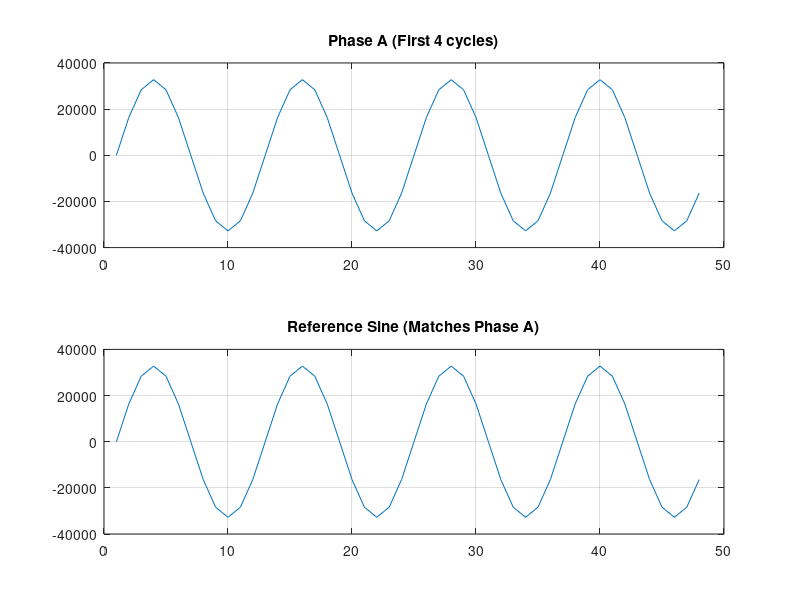

Reproduce this figure in MATLAB. (Note: this script raises an error after producing the figure.)
%{
%% Parameters
N = 1024;               % Total samples
bits = 18;              % 18-bit signed
max_val = 2^(bits-1)-1; % 131071 (Full scale)
n = 1;                  % Frequency multiplier for the ramp functions

% Time/Phase vectors
t = 0:N-1;
theta_3phase = (2*pi*t)/N;   % Full circle for 3-phase
theta_ramp = linspace(0, pi, N); % Linear ramp from 0 to pi

%% 1. Three-Phase Sinusoids (2pi/3 separation)
sig_A = max_val * sin(theta_3phase);
sig_B = max_val * sin(theta_3phase - 2*pi/3);
sig_C = max_val * sin(theta_3phase - 4*pi/3);

%% 2. Sine and Cosine of Ramping Theta (0 to pi)
% This calculates sin(n*theta) and cos(n*theta) directly
sig_sine_ramp = max_val * sin(n * theta_ramp);
sig_cos_ramp  = max_val * cos(n * theta_ramp);

%% 3. Quantization and Hex File Export
signals = {sig_A, sig_B, sig_C, sig_sine_ramp, sig_cos_ramp};
filenames = {'phase_a.hex', 'phase_b.hex', 'phase_c.hex', 'sine_ramp.hex', 'cosine_ramp.hex'};

for i = 1:length(signals)
    % Quantize to signed integers
    data = round(signals{i});
    
    % Clamp to avoid overflow
    data(data > max_val) = max_val;
    data(data < -2^(bits-1)) = -2^(bits-1);
    
    % Convert to 18-bit two's complement hex (5 hex digits)
    % mod(data, 2^18) handles the negative number mapping for hex conversion
    hex_vals = dec2hex(mod(data, 2^bits), 5);
    
    % Write to file
    fid = fopen(filenames{i}, 'w');
    for row = 1:N
        fprintf(fid, '%s\n', hex_vals(row, :));
    end
    fclose(fid);
end

fprintf('Generated 5 files: %s\n', strjoin(filenames, ', '));
%}



%{
%% Parameters
N = 1024;               
bits = 18;              
max_val = 2^(bits-1)-1; 

t = (0:N-1)';           % Time index (column vector)
fs = 1;                 % Normalized sampling frequency

%% 1. Three-Phase Sinusoids (Fixed Frequency)
f_fixed = 1/N;          % 1 cycle per buffer
theta_fixed = 2*pi * f_fixed * t;
sig_A = max_val * sin(theta_fixed);
sig_B = max_val * sin(theta_fixed - 2*pi/3);
sig_C = max_val * sin(theta_fixed - 4*pi/3);

%% 2. Sine and Cosine with Ramping Frequency (Chirp)
% To ramp frequency from f_start to f_end:
% phase(t) = 2*pi * (f_start*t + (k/2)*t^2) where k is the sweep rate
f_start = 0; 
f_end = 0.5; % This goes up to the Nyquist frequency (pi radians/sample)

% Quadratic phase formula for linear frequency ramp
theta_chirp = 2*pi * (f_start*t + ((f_end - f_start)/(2*N)) * t.^2);

sig_sine_ramp = max_val * sin(theta_chirp);
sig_cos_ramp  = max_val * cos(theta_chirp);

%% 3. Export to Hex (Same logic as before)
signals = {sig_A, sig_B, sig_C, sig_sine_ramp, sig_cos_ramp};
filenames = {'phase_a.hex', 'phase_b.hex', 'phase_c.hex', 'sine_ramp.hex', 'cosine_ramp.hex'};

for i = 1:length(signals)
    data = round(signals{i});
    data = max(min(data, max_val), -2^(bits-1)); % Clamp
    
    hex_vals = dec2hex(mod(data, 2^bits), 5);
    
    fid = fopen(filenames{i}, 'w');
    for row = 1:N
        fprintf(fid, '%s\n', hex_vals(row, :));
    end
    fclose(fid);
end

% Plotting for verification
subplot(2,1,1); plot(sig_A); title('3-Phase (Fixed Freq)');
subplot(2,1,2); plot(sig_sine_ramp); title('Chirp (Ramping Freq)');
%}


%{
%% Parameters TESTING THETA_PLL = THETA_GRID (y_out should be constant
% also y out should be 0 if it's q)
N = 1024;               
bits = 16;              
max_val = 2^(bits-1)-1; 

t = (0:N-1)';           % Time index (column vector)
fs = 1;                 % Normalized sampling frequency

%% 1. Three-Phase Sinusoids (Fixed Frequency)
f_fixed = 1/N;          % 1 cycle per buffer
theta_fixed = 2*pi * f_fixed * t;
sig_A = max_val * sin(theta_fixed);
sig_B = max_val * sin(theta_fixed - 2*pi/3);
sig_C = max_val * sin(theta_fixed - 4*pi/3);

%% 2. Sine and Cosine with Ramping Frequency (Chirp)
% To ramp frequency from f_start to f_end:
% phase(t) = 2*pi * (f_start*t + (k/2)*t^2) where k is the sweep rate
f_start = 0; 
f_end = 0.5; % This goes up to the Nyquist frequency (pi radians/sample)

% Quadratic phase formula for linear frequency ramp
theta_chirp = 2*pi * (f_start*t + ((f_end - f_start)/(2*N)) * t.^2);

sig_sine_ramp = max_val * sin(theta_fixed);
sig_cos_ramp  = max_val * cos(theta_fixed);

%% 3. Export to Hex (Same logic as before)
signals = {sig_A, sig_B, sig_C, sig_sine_ramp, sig_cos_ramp};
filenames = {'phase_a.hex', 'phase_b.hex', 'phase_c.hex', 'sine_ramp.hex', 'cosine_ramp.hex'};

for i = 1:length(signals)
    data = round(signals{i});
    data = max(min(data, max_val), -2^(bits-1)); % Clamp
    
    hex_vals = dec2hex(mod(data, 2^bits), 4);
    
    fid = fopen(filenames{i}, 'w');
    for row = 1:N
        fprintf(fid, '%s\n', hex_vals(row, :));
    end
    fclose(fid);
end

% Plotting for verification
subplot(2,1,1); plot(sig_A); title('3-Phase (Fixed Freq)');
subplot(2,1,2); plot(sig_sine_ramp); title('Chirp (Ramping Freq)');

%% EXPORT 2 
% signals = {sig_sine_ramp, sig_cos_ramp};
% filenames = {'sine_ramp.hex', 'cosine_ramp.hex'};
% 
% for i = 1:length(signals)
%     data = round(signals{i});
%     data = max(min(data, max_val), -2^(17)); % Clamp
% 
%     hex_vals = dec2hex(mod(data, 2^bits), 5);
% 
%     fid = fopen(filenames{i}, 'w');
%     for row = 1:N
%         fprintf(fid, '%s\n', hex_vals(row, :));
%     end
%     fclose(fid);
% end
% 
% subplot(2,1,2); plot(sig_sine_ramp); title('Chirp (Ramping Freq)');
%}

%% Parameters TESTING HOOKUP BETWEEN NCO AND DQZ (fcw = 60hz, Va_f = 60hz, Va_samp_rate = 720 Hz)
% q should be constantish, hopefully close to 0 if there is little phase
% offset between sampling and delay for nco or something
% Target: 60 Hz Grid Frequency sampled at 720 Hz
% Ratio: 60 / 720 = 1/12 (The wave repeats every 12 samples)

N = 512;               % Buffer size
bits = 16;              % 16-bit signed
max_val = 2^(bits-1)-1; % 32767

% Physical Parameters
fs = 720;               % Sampling rate (Hz)
f_grid = 60;            % Grid frequency (Hz)

% Time/Phase calculation
n = (0:N-1)';           % Sample index
% Phase increment per sample = 2*pi * (f_grid / fs)
theta_fixed = 2*pi * (f_grid / fs) * n; 

%% 1. Three-Phase Sinusoids (Fixed 60Hz)
% Note: These will repeat exactly every 12 samples.
sig_A = max_val * sin(theta_fixed);
sig_B = max_val * sin(theta_fixed - 2*pi/3);
sig_C = max_val * sin(theta_fixed - 4*pi/3);

%% 2. DQ Frame Reference (NCO Emulation)
% For the test to work (Output D=constant, Q=0), the NCO must 
% generate sine/cosine matching the input frequency exactly.
sig_sine_ref = max_val * sin(theta_fixed);
sig_cos_ref  = max_val * cos(theta_fixed);

%% 3. Export to Hex
% We output the Reference Sine/Cos into the 'ramp' files 
% so the testbench uses fixed frequency for everything.
signals = {sig_A, sig_B, sig_C, sig_sine_ref, sig_cos_ref};
filenames = {'phase_a.hex', 'phase_b.hex', 'phase_c.hex', 'sine_ramp.hex', 'cosine_ramp.hex'};

for i = 1:length(signals)
    data = round(signals{i});
    
    % Clamp logic to prevent overflow wrapping
    data = max(min(data, max_val), -2^(bits-1));
    
    % Convert to 16-bit hex (4 digits)
    hex_vals = dec2hex(mod(data, 2^bits), 4);
    
    fid = fopen(filenames{i}, 'w');
    for row = 1:N
        fprintf(fid, '%s\n', hex_vals(row, :));
    end
    fclose(fid);
end

fprintf('Files generated. Signal is 60Hz sampled at 720Hz (12 samples/cycle).\n');

%% 4. Calculate Verilog FCW for you
% The NCO accumulator is 32-bit.
% It needs to overflow at the same rate the phase advances.
% Phase step per sample = 1/12 of a circle.
fcw_val = (2^32) * (f_grid / fs);
fprintf('Verilog FCW (theta) should be set to: %10.0f\n', fcw_val);

% Plotting for verification
figure;
subplot(2,1,1); 
plot(sig_A(1:48)); % Plot just 4 cycles (48 samples)
title('Phase A (First 4 cycles)');
grid on;

subplot(2,1,2); 
plot(sig_sine_ref(1:48)); 
title('Reference Sine (Matches Phase A)');
grid on;







%{
Now we wanna do some step up step down stuff 
%}


%{
Now we wanna do some ramp up ramp down stuff 
%}


%{
Now we wanna simulate what the frequency actually looks like in a grid
*as it responds to a disturbance. 

1. The grid frequency oscillates around the nominal freq of 60 Hz
2. When a disturbance happens, first the inertial/primary response is observed
meaning that the frequency drops fairly rapidly (we can just assume
linearly for now)
This drop will at max fall to only about 1 hz below the normal frequency
the pit of this drop is called the nadir, and occurs at around 5 seconds
after the incident
3. Following the inertial response is the primary response, which lasts 
around 20 seconds
During the primary response, the frequency curves back upwards, not to 
the full nominal frequency, but about half way up from the nadir. 
The primary response is not linear, but we can model it as a ramp up to a
flat plane after about halfway through the primary response, so at about 10
seconds through. Meaning it reaches this plane at about halfway through the
primary response




4. Finally the secondary response, which lasts several minutes, which could
be modeled similarly to the primary, but on the order of minutes. We are
not going to model the secondary response however, as it is too slow for 
modelsim, and would take too long to run. 

%}

%% 5. Frequency Step Simulation
% Jump from 60Hz to 58Hz at N/150
clear;
N = 3001;               % Buffer size
bits = 16;              % 16-bit signed
max_val = 2^(bits-1)-1; % 32767

% Physical Parameters
fs = 720;               % Sampling rate (Hz)
f_grid = 60;            % Grid frequency (Hz)

% Time/Phase calculation
n = (0:N-1)';           % Sample index
% Phase increment per sample = 2*pi * (f_grid / fs)
theta_fixed = 2*pi * (f_grid / fs) * n; 
f_step = ones(N, 1) * 60;
f_step(N/150:end) = 59.5; 
phase_step = zeros(N, 1);
for n = 2:N
    phase_step(n) = phase_step(n-1) + 2*pi * (f_step(n)/fs);
end
sig_A_step = max_val * sin(phase_step);

%% 6. Frequency Ramp Simulation
% Linear ramp from 60Hz to 62Hz over the whole buffer
f_ramp = linspace(60, 62, N)';
phase_ramp = zeros(N, 1);
for n = 2:N
    phase_ramp(n) = phase_ramp(n-1) + 2*pi * (f_ramp(n)/fs);
end
sig_A_ramp = max_val * sin(phase_ramp);

%% 7. Grid Disturbance Simulation (Frequency Event)
% Model: 60Hz -> Nadir (59Hz) -> Settling (59.5Hz)
% Note: Your N=1024 at 720Hz is only ~1.4 seconds of data.
% To see a 20s response, you'd need N=14,400. 
% I will scale the timing down so the event fits in your N=1024 buffer.

clear;
N = 2048;               % Buffer size
bits = 16;              % 16-bit signed
max_val = 2^(bits-1)-1; % 32767

% Physical Parameters
fs = 720;               % Sampling rate (Hz)
f_grid = 60;            % Grid frequency (Hz)

% Time/Phase calculation
n = (0:N-1)';           % Sample index

t = (0:N-1)'/fs; 
f_grid_sim = ones(N, 1) * 60;

% Scaling the 20s event to fit in ~1.4s for ModelSim visibility
idx_start = round(0.1 * N);
idx_nadir = round(0.2 * N);
idx_settle = round(0.8 * N);

% 1. Inertial Drop (60 -> 59 Hz)
f_grid_sim(idx_start:idx_nadir) = linspace(60, 59, idx_nadir - idx_start + 1);
% 2. Primary Response (59 -> 59.5 Hz)
f_grid_sim(idx_nadir:idx_settle) = linspace(59.5, 59.75, idx_settle - idx_nadir + 1);
% 3. Post-Disturbance Plane
f_grid_sim(idx_settle:end) = 59.75;

phase_grid = zeros(N, 1);
for n = 2:N
    phase_grid(n) = phase_grid(n-1) + 2*pi * (f_grid_sim(n)/fs);
end
sig_A_grid = max_val * sin(phase_grid);

%% 8. Export Dynamic Files
% Let's export the Grid Disturbance signals specifically
dyn_signals = {sig_A_step, max_val*sin(phase_step - 2*pi/3), max_val*sin(phase_step - 4*pi/3)};
dyn_filenames = {'grid_a.hex', 'grid_b.hex', 'grid_c.hex'};

for i = 1:length(dyn_signals)
    data = round(dyn_signals{i});
    data = max(min(data, max_val), -2^(bits-1));
    hex_vals = dec2hex(mod(data, 2^bits), 4);
    fid = fopen(dyn_filenames{i}, 'w');
    for row = 1:N
        fprintf(fid, '%s\n', hex_vals(row, :));
    end
    fclose(fid);
end

%% Plotting Dynamic Responses
figure;
subplot(3,1,1);
plot(t, f_grid_sim);
title('Frequency Profile (Hz) - Grid Disturbance');
ylabel('Hz'); grid on;

subplot(3,1,2);
plot(t, sig_A_grid);
title('Resulting Phase A Signal');
grid on;

subplot(3,1,3);
% Plotting the 'beat' or phase error against a fixed 60Hz ref to see the shift
plot(t, sig_A_grid - sig_A); 
title('Phase Deviation from Nominal 60Hz');
xlabel('Time (s)'); grid on;

fprintf('Dynamic hex files (grid_a,b,c.hex) generated.\n');

%% 9. Export Frequency Reference
% We need to convert the frequency profile (Hz) into the 32-bit FCW 
% that the Verilog NCO expects to see.
% Formula: FCW = (f_sim / f_clk) * 2^32
% Note: Use your system clock (25MHz), not the sample rate.
f_system_clk = 720; 
fcw_ref = (f_grid_sim ./ f_system_clk) .* (2^32);

fid = fopen('freq_ref.hex', 'w');
for row = 1:N
    % Convert to 32-bit hex
    val = round(fcw_ref(row));
    hex_val = dec2hex(val, 8); % 8 digits for 32-bit
    fprintf(fid, '%s\n', hex_val);
end
fclose(fid);
fprintf('freq_ref.hex generated for unit-matching verification.\n');


%% 10. Hardware Verification Plot (with Smoothing)
% Load the hardware data
t = (0:N-1)'/fs; 
fid = fopen('IPLL_B0_58235_STEP.txt', 'r');
fid2 = fopen('MATH_IPLL_J_0125_I_04.txt', 'r');
% Seems like J does nothing
if (fid ~= -1) && (fid2 ~= -1)
    hw_hex = textscan(fid, '%s');
    fclose(fid);

    hw_hex2 = textscan(fid2, '%s');
    fclose(fid2);
    
    % Convert Hex strings to Decimal
    hw_fcw = uint32(hex2dec(hw_hex{1}));
    hw_fcw2 = uint32(hex2dec(hw_hex2{1}));

    % Convert FCW back to Hz for the plot
    % Note: Use the frequency the NCO thinks it is clocked at (720 Hz)
    f_hw_raw = (double(hw_fcw) * 720) / (2^32);
    f_hw_raw2 = (double(hw_fcw2) * 720) / (2^32);

    % --- SMOOTHING LOGIC ---
    % Average over 12 samples (one full 60Hz cycle at 720Hz sampling)
    window_size = 12; 
    f_hw = movmean(f_hw_raw, window_size);
    f_hw2 = movmean(f_hw_raw2, window_size);
    % -----------------------

    % Determine the shortest length to avoid "index out of bounds"
    len_to_plot = min([length(t), length(f_hw), length(f_hw2), 400]);
    
    figure;
    subplot(2,1,1);
    
    % Use the shortest available data length
    len = min([length(t), length(f_hw), length(f_hw2), 900]);
    
    % Plot the lines
    plot(t(1:len), f_step(1:len), 'k--', 'LineWidth', 1.5); hold on;
    plot(t(1:len), f_hw(1:len), 'r', 'LineWidth', 1.2);
    plot(t(1:len), f_hw2(1:len), 'g', 'LineWidth', 1.2);
    
    % --- AXIS TUNING ---
    % Set Y-Axis to 0.1 Hz increments
    % We'll zoom from 58.5 to 60.5 to see the disturbance clearly
    y_min = 58; y_max = 60;
    ylim([y_min y_max]);
    set(gca, 'YTick', y_min:0.1:y_max); 
    
    % Set X-Axis to 5 second increments
    % Note: If your simulation is only 1.4s long, this might only show 0 and 5.
    % If you want finer detail for a short sim, change 5 to 0.2 or 0.5.
    x_max = t(len);
    set(gca, 'XTick', 0:5:x_max); 
    
    title('IPLL Frequency Tracking Comparison');
    legend('Reference', 'B0 58235', 'Math IPLL', 'J -60000');
    ylabel('Frequency (Hz)'); 
    grid on;
    grid minor; % Adds smaller lines for better visibility
    
    % Calculate Error
    subplot(2,1,2);
    error = f_grid_sim(1:len) - f_hw(1:len);
    plot(t(1:len), error, 'b');
    
    % Apply same X-axis scaling to the error plot
    set(gca, 'XTick', 0:5:x_max);
    ylim([-0.5 0.5]); % Zoom in on error
    set(gca, 'YTick', -0.5:0.1:0.5);
    
    title('Tracking Error (Hz)');
    ylabel('Error (Hz)'); xlabel('Time (s)');
    grid on;
else
    disp('Hardware output file not found. Run the simulation first.');
end

%% 10. Hardware Verification Plot (with Smoothing)
% Load the hardware data
t = (0:N-1)'/fs; 
fid = fopen('MATH_IPLL_J_0125_I_04.txt', 'r');

if (fid ~= -1)
    hw_hex = textscan(fid, '%s');
    fclose(fid);

    
    % Convert Hex strings to Decimal
    hw_fcw = uint32(hex2dec(hw_hex{1}));


    % Convert FCW back to Hz for the plot
    % Note: Use the frequency the NCO thinks it is clocked at (720 Hz)
    f_hw_raw = (double(hw_fcw) * 720) / (2^32);

    % --- SMOOTHING LOGIC ---
    % Average over 12 samples (one full 60Hz cycle at 720Hz sampling)
    window_size = 12; 
    f_hw = movmean(f_hw_raw, window_size);
    % -----------------------

    % Determine the shortest length to avoid "index out of bounds"
    len_to_plot = min([length(t), length(f_hw), 900]);
    
    figure;
    subplot(2,1,1);
    
    % Use the shortest available data length
    len = min([length(t), length(f_hw), 900]);
    
    % Plot the lines
    plot(t(1:len), f_step(1:len), 'k--', 'LineWidth', 1.5); hold on;
    plot(t(1:len), f_hw(1:len), 'r', 'LineWidth', 1.2);

    % --- AXIS TUNING ---
    % Set Y-Axis to 0.1 Hz increments
    % We'll zoom from 58.5 to 60.5 to see the disturbance clearly
    y_min = 59.5; y_max = 60;
    ylim([y_min y_max]);
    set(gca, 'YTick', y_min:0.1:y_max); 
    
    % Set X-Axis to 5 second increments
    % Note: If your simulation is only 1.4s long, this might only show 0 and 5.
    % If you want finer detail for a short sim, change 5 to 0.2 or 0.5.
    x_max = t(len);
    set(gca, 'XTick', 0:5:x_max); 
    
    title('IPLL Frequency Tracking Comparison');
    legend('Reference', 'Normal Type 1 SRF PLL');
    ylabel('Frequency (Hz)'); 
    grid on;
    grid minor; % Adds smaller lines for better visibility
    
    % Calculate Error
    subplot(2,1,2);
    error = f_grid_sim(1:len) - f_hw(1:len);
    plot(t(1:len), error, 'b');
    
    % Apply same X-axis scaling to the error plot
    set(gca, 'XTick', 0:5:x_max);
    ylim([-0.5 0.5]); % Zoom in on error
    set(gca, 'YTick', -0.5:0.1:0.5);
    
    title('Tracking Error (Hz)');
    ylabel('Error (Hz)'); xlabel('Time (s)');
    grid on;
else
    disp('Hardware output file not found. Run the simulation first.');
end


%% 10. Hardware Verification Plot (9 Files with Smoothing)

% 1. Define your file list and corresponding Legend labels
filenames = {
    'f_out_hardware_J_00.txt', ...
    'f_out_hardware_J_FULLPOS_60000.txt', ...
    'f_out_hardware_J_FULLPOS_30000.txt', ...
    'f_out_hardware_J_FULLPOS_15000.txt', ...
    'f_out_hardware_J_FULLPOS_1500.txt', ...
    'f_out_hardware_J_NEG_60000.txt', ...
    'f_out_hardware_J_NEG_30000.txt', ...
    'f_out_hardware_J_NEG_15000.txt', ...
    'f_out_hardware_J_NEG_1500.txt'
};

labels = {'Reference', '0 Inertia', 'J +60000', 'J +30000', ...
          'J +15000', 'J +1500', 'J -60000', 'J -30000', 'J -15000', 'J -1500'};

% 2. Initialize variables
num_files = length(filenames);
data_cell = cell(1, num_files);
min_len = 900; % Default max points to plot
window_size = 12; 

figure('Color', 'w');
subplot(2,1,1); hold on;

% 3. Loop through files, process, and plot
colors = lines(num_files); % Generates a distinct color map

for i = 1:num_files
    fid = fopen(filenames{i}, 'r');
    if fid ~= -1
        raw_hex = textscan(fid, '%s');
        fclose(fid);
        
        % Convert Hex -> Dec -> Hz
        hw_dec = uint32(hex2dec(raw_hex{1}));
        f_raw = (double(hw_dec) * 720) / (2^32);
        
        % Smooth and store
        f_smooth = movmean(f_raw, window_size);
        data_cell{i} = f_smooth;
        
        % Update minimum length to avoid indexing errors
        min_len = min([min_len, length(t), length(f_smooth)]);
    else
        fprintf('Warning: Could not find %s\n', filenames{i});
    end
end

% 4. Plot Frequency Tracking
% Plot the Reference (Simulation) line first
plot(t(1:min_len), f_grid_sim(1:min_len), 'k--', 'LineWidth', 2);

for i = 1:num_files
    if ~isempty(data_cell{i})
        plot(t(1:min_len), data_cell{i}(1:min_len), 'Color', colors(i,:), 'LineWidth', 1.2);
    end
end

% Formatting Subplot 1
y_min = 59.5; y_max = 60.5; % Adjusted range to see more data
ylim([y_min y_max]);
set(gca, 'YTick', y_min:0.1:y_max); 
ylabel('Frequency (Hz)');
title('IPLL Frequency Tracking Comparison (9 Samples)');
legend(labels, 'Location', 'northeastoutside');
grid on; grid minor;

% 5. Plot Tracking Error (Example: Error of File 1 vs Reference)
subplot(2,1,2);
for i = 1:num_files
    if ~isempty(data_cell{i})
        error = f_grid_sim(1:min_len) - data_cell{i}(1:min_len);
        plot(t(1:min_len), error, 'Color', colors(i,:)); hold on;
    end
end

% Formatting Subplot 2
ylim([-0.5 0.5]);
set(gca, 'YTick', -0.5:0.1:0.5);
ylabel('Error (Hz)'); xlabel('Time (s)');
title('Tracking Error (Hz)');
grid on;


%% Constant 60Hz Generator for Seamless TB Looping
clear;
N = 1200;               % Exactly 100 cycles (12 samples/cycle)
bits = 16;              
max_val = 2^(bits-1)-1; 
fs = 720;               
f_grid = 60;            

n = (0:N-1)';           
theta = 2*pi * (f_grid / fs) * n; 

% Generate 3-Phase Signals
sig_A = max_val * sin(theta);
sig_B = max_val * sin(theta - 2*pi/3);
sig_C = max_val * sin(theta - 4*pi/3);

% Export to Hex
signals = {sig_A, sig_B, sig_C};
filenames = {'grid_a.hex', 'grid_b.hex', 'grid_c.hex'};

for i = 1:length(signals)
    data = round(signals{i});
    data = max(min(data, max_val), -2^(bits-1)); % Clamp
    hex_vals = dec2hex(mod(data, 2^bits), 4);
    
    fid = fopen(filenames{i}, 'w');
    for row = 1:N
        fprintf(fid, '%s\n', hex_vals(row, :));
    end
    fclose(fid);
end
fprintf('Generated seamlessly looping 60Hz hex files.\n');




%% Testing Voltage control

N = 2048;               % Larger buffer to allow time for ramping
bits = 16;              % 16-bit signed
max_val = 2^(bits-1)-1; % 32767

% Physical Parameters
fs = 720;               % Sampling rate (Hz)
f_grid = 60;            % Grid frequency (Hz)

% Time/Phase calculation
n = (0:N-1)';           
theta_fixed = 2*pi * (f_grid / fs) * n; 

% Create the Amplitude Envelope
% Buffer is 2048 samples. 
% 1-512: Hold 16384
% 513-1024: Ramp 16384 -> 24576
% 1025-1536: Ramp 24576 -> 16384
% 1537-2048: Hold 16384
envelope = zeros(N, 1);
envelope(1:512) = 16384;
envelope(513:1024) = linspace(16384, 24576, 512);
compile_down = linspace(24576, 16384, 512);
envelope(1025:1536) = compile_down;
envelope(1537:end) = 16384;

% 1. Three-Phase Sinusoids with Modulated Amplitude
sig_A = envelope .* sin(theta_fixed);
sig_B = envelope .* sin(theta_fixed - 2*pi/3);
sig_C = envelope .* sin(theta_fixed - 4*pi/3);

% 2. Export to Hex
signals = {sig_A, sig_B, sig_C};
filenames = {'phase_a_env.hex', 'phase_b_env.hex', 'phase_c_env.hex'};

for i = 1:length(signals)
    data = round(signals{i});
    
    % Clamp logic to prevent overflow wrapping
    data = max(min(data, max_val), -2^(bits-1));
    
    % Convert to 16-bit hex (4 digits), using 2s complement for negatives
    hex_vals = dec2hex(mod(data, 2^bits), 4);
    
    fid = fopen(filenames{i}, 'w');
    for row = 1:N
        fprintf(fid, '%s\n', hex_vals(row, :));
    end
    fclose(fid);
end

fprintf('Files generated. 60Hz sampled at 720Hz with amplitude envelope.\n');
